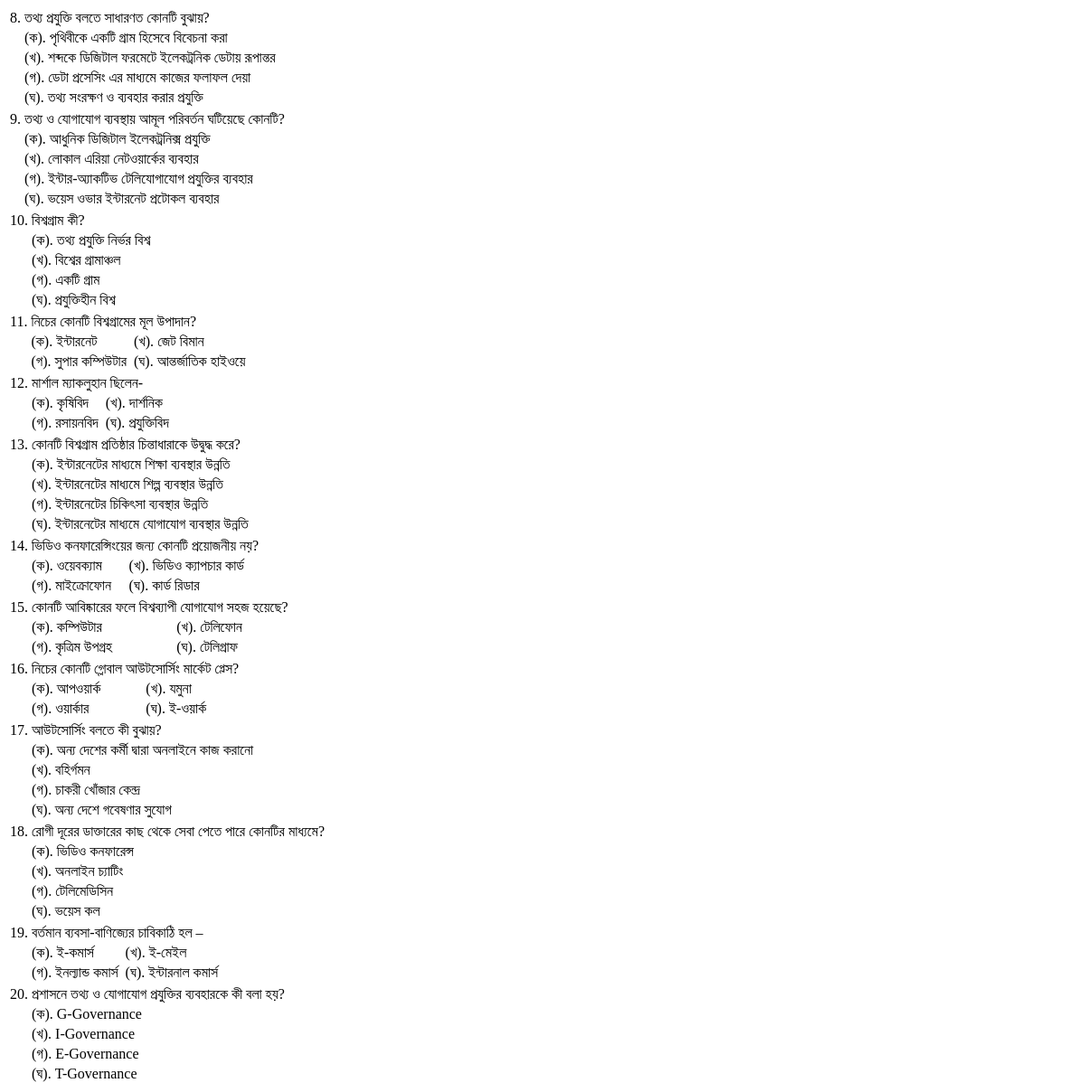
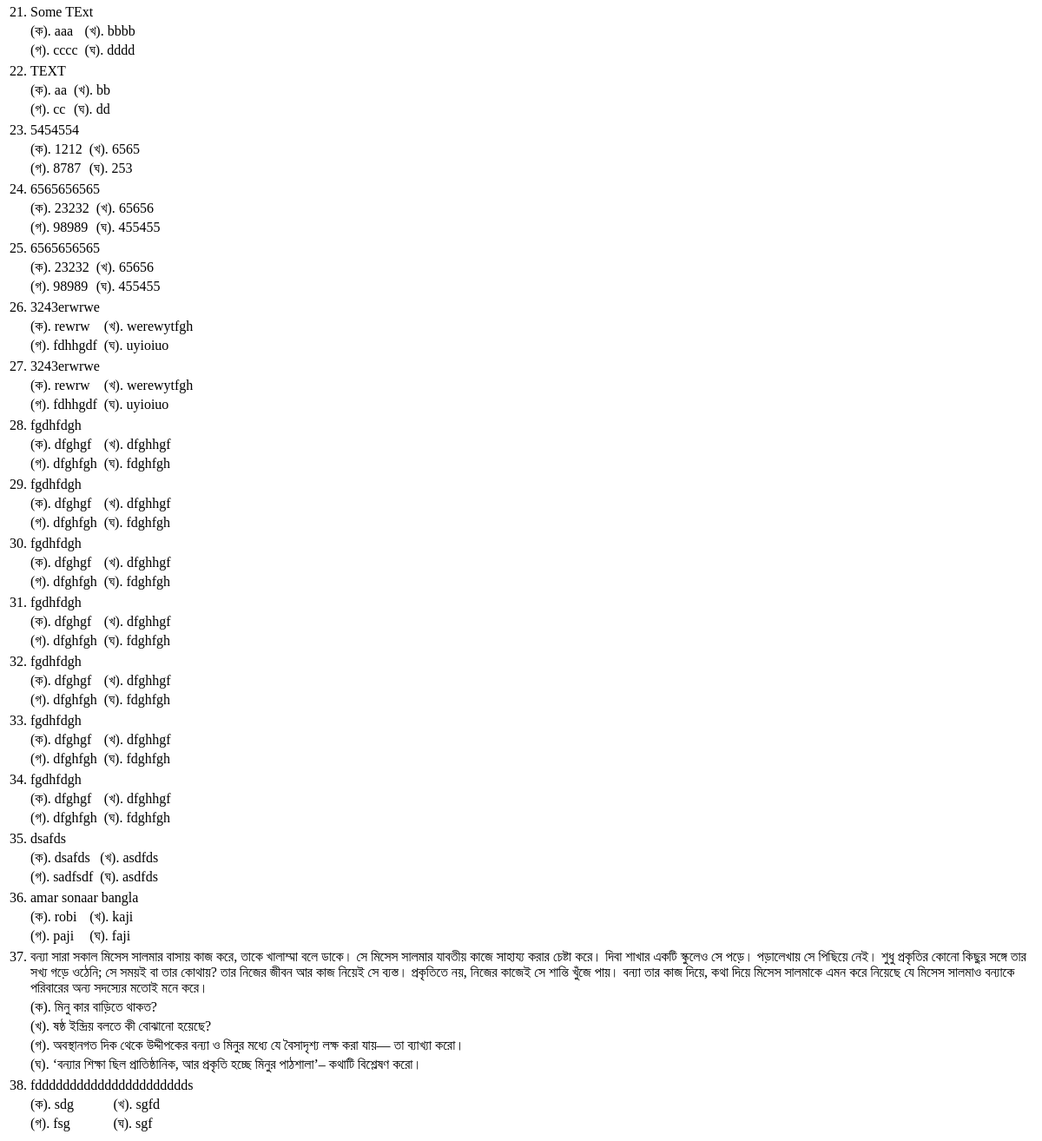
/viewmcq, run on the app's committed database (2 pictures, top to bottom).
### mcqapp/models.py (models this page shows, shortened)
class MCQ(models.Model):
    chapter_field = models.ForeignKey(Chapter, on_delete=models.CASCADE,blank=True,null=True)
    question_text = models.TextField()
    image = models.ImageField(upload_to='images/',blank=True,null=True)
    options_A = models.CharField(max_length=100)
    options_B = models.CharField(max_length=100)
    options_C = models.CharField(max_length=100)
    options_D = models.CharField(max_length=100)
    answer = models.CharField(max_length=10, choices=ANS_OPS)
    status = models.CharField(max_length=10, choices=STATUS)
    is_multiple_select = models .BooleanField(default=False)
    is_active = models.BooleanField(default=True)

### mcqapp/views.py (the view)
# urls.py: path('viewmcq', views.chapter_1_views, name='viewpage' ),
def chapter_1_views(request):
    if request.method=="POST":
        p= request.POST.get('mcq')
        print(p)
    chapter_1_value = MCQ.objects.all
    context = {
        'value':chapter_1_value,
    }
    return render(request,'chapter_1.html', context)

### mcqapp/templates/chapter_1.html (shortened to what this page needs)
<!DOCTYPE html>
<html lang="en">
<head>
</head>
<body>
    {% for val in value %}
    {% if not val.options_A|length > 10 %}
    <table border="0px" sellspacing="0">
        <tr>
            <td valign="top">
                {{val.id}}.
            </td>
            <td colspan="4">{{val.question_text}}</td>
        </tr>
        <tr>
            <td> <br></td>
            <td> (ক). {{val.options_A}} </td>
            <td> <br></td>
            <td> (খ). {{val.options_B}}</td>
        </tr>
        <tr>
            <td> <br></td>
            <td> (গ). {{val.options_C}} </td>
            <td> <br> </td>
            <td> (ঘ). {{val.options_D}}</td>
        </tr>
    </table>
    {% else  %}
    <table border="0px" sellspacing="0">
        <tr>
            <td valign="top">{{val.id}}.</td>
            <td>{{val.question_text}}</td>
        </tr>
        <tr>
            <td><br></td>
            <td> (ক). {{val.options_A}} </td>
        </tr>
        <tr>
            <td><br></td>
            <td> (খ). {{val.options_B}}</td>
        </tr>
        <tr>
            <td><br></td>
            <td> (গ). {{val.options_C}} </td>
        </tr>
        <tr>
            <td><br></td>
            <td> (ঘ). {{val.options_D}}</td>
        </tr>
    </table>
    {% endif %}
        {% endfor %}
    </body>
    </html>

### data on the page
MCQ: id "8", question_text "তথ্য প্রযুক্তি বলতে সাধারণত কোনটি বুঝায়?", options_A "পৃথিবীকে একটি গ্রাম হিসেবে বিবেচনা করা", options_B "শব্দকে ডিজিটাল ফরমেটে ইলেকট্রনিক ডেটায় রূপান্তর", options_C "ডেটা প্রসেসিং এর মাধ্যমে কাজের ফলাফল দেয়া", options_D "তথ্য সংরক্ষণ ও ব্যবহার করার প্রযুক্তি"
MCQ: id "9", question_text "তথ্য ও যোগাযোগ ব্যবস্থায় আমূল পরিবর্তন ঘটিয়েছে কোনটি?", options_A "আধুনিক ডিজিটাল ইলেকট্রনিক্স প্রযুক্তি", options_B "লোকাল এরিয়া নেটওয়ার্কের ব্যবহার", options_C "ইন্টার-অ্যাকটিভ টেলিযোগাযোগ প্রযুক্তির ব্যবহার", options_D "ভয়েস ওভার ইন্টারনেট প্রটোকল ব্যবহার"
MCQ: id "10", question_text "বিশ্বগ্রাম কী?", options_A "তথ্য প্রযুক্তি নির্ভর বিশ্ব", options_B "বিশ্বের গ্রামাঞ্চল", options_C "একটি গ্রাম", options_D "প্রযুক্তিহীন বিশ্ব"
MCQ: id "11", question_text "নিচের কোনটি বিশ্বগ্রামের মূল উপাদান?", options_A "ইন্টারনেট", options_B "জেট বিমান", options_C "সুপার কম্পিউটার", options_D "আন্তর্জাতিক হাইওয়ে"
MCQ: id "12", question_text "মার্শাল ম্যাকলুহান ছিলেন-", options_A "কৃষিবিদ", options_B "দার্শনিক", options_C "রসায়নবিদ", options_D "প্রযুক্তিবিদ"
MCQ: id "13", question_text "কোনটি বিশ্বগ্রাম প্রতিষ্ঠার চিন্তাধারাকে উদ্বুদ্ধ করে?", options_A "ইন্টারনেটের মাধ্যমে শিক্ষা ব্যবস্থার উন্নতি", options_B "ইন্টারনেটের মাধ্যমে শিল্প ব্যবস্থার উন্নতি", options_C "ইন্টারনেটের চিকিৎসা ব্যবস্থার উন্নতি", options_D "ইন্টারনেটের মাধ্যমে যোগাযোগ ব্যবস্থার উন্নতি"
MCQ: id "14", question_text "ভিডিও কনফারেন্সিংয়ের জন্য কোনটি প্রয়োজনীয় নয়?", options_A "ওয়েবক্যাম", options_B "ভিডিও ক্যাপচার কার্ড", options_C "মাইক্রোফোন", options_D "কার্ড রিডার"
MCQ: id "15", question_text "কোনটি আবিষ্কারের ফলে বিশ্বব্যাপী যোগাযোগ সহজ হয়েছে?", options_A "কম্পিউটার", options_B "টেলিফোন", options_C "কৃত্রিম উপগ্রহ", options_D "টেলিগ্রাফ"
MCQ: id "16", question_text "নিচের কোনটি গ্লোবাল আউটসোর্সিং মার্কেট প্লেস?", options_A "আপওয়ার্ক", options_B "যমুনা", options_C "ওয়ার্কার", options_D "ই-ওয়ার্ক"
MCQ: id "17", question_text "আউটসোর্সিং বলতে কী বুঝায়?", options_A "অন্য দেশের কর্মী দ্বারা অনলাইনে কাজ করানো", options_B "বহির্গমন", options_C "চাকরী খোঁজার কেন্দ্র", options_D "অন্য দেশে গবেষণার সুযোগ"
MCQ: id "18", question_text "রোগী দূরের ডাক্তারের কাছ থেকে সেবা পেতে পারে কোনটির মাধ্যমে?", options_A "ভিডিও কনফারেন্স", options_B "অনলাইন চ্যাটিং", options_C "টেলিমেডিসিন", options_D "ভয়েস কল"
MCQ: id "19", question_text "বর্তমান ব্যবসা-বাণিজ্যের চাবিকাঠি হল –", options_A "ই-কমার্স", options_B "ই-মেইল", options_C "ইনল্যান্ড কমার্স", options_D "ইন্টারনাল কমার্স"
MCQ: id "20", question_text "প্রশাসনে তথ্য ও যোগাযোগ প্রযুক্তির ব্যবহারকে কী বলা হয়?", options_A "G-Governance", options_B "I-Governance", options_C "E-Governance", options_D "T-Governance"
MCQ: id "21", question_text "Some TExt", options_A "aaa", options_B "bbbb", options_C "cccc", options_D "dddd"
MCQ: id "22", question_text "TEXT", options_A "aa", options_B "bb", options_C "cc", options_D "dd"
MCQ: id "23", question_text "5454554", options_A "1212", options_B "6565", options_C "8787", options_D "253"
MCQ: id "24", question_text "6565656565", options_A "23232", options_B "65656", options_C "98989", options_D "455455"
MCQ: id "25", question_text "6565656565", options_A "23232", options_B "65656", options_C "98989", options_D "455455"
MCQ: id "26", question_text "3243erwrwe", options_A "rewrw", options_B "werewytfgh", options_C "fdhhgdf", options_D "uyioiuo"
MCQ: id "27", question_text "3243erwrwe", options_A "rewrw", options_B "werewytfgh", options_C "fdhhgdf", options_D "uyioiuo"
MCQ: id "28", question_text "fgdhfdgh", options_A "dfghgf", options_B "dfghhgf", options_C "dfghfgh", options_D "fdghfgh"
MCQ: id "29", question_text "fgdhfdgh", options_A "dfghgf", options_B "dfghhgf", options_C "dfghfgh", options_D "fdghfgh"
MCQ: id "30", question_text "fgdhfdgh", options_A "dfghgf", options_B "dfghhgf", options_C "dfghfgh", options_D "fdghfgh"
MCQ: id "31", question_text "fgdhfdgh", options_A "dfghgf", options_B "dfghhgf", options_C "dfghfgh", options_D "fdghfgh"
MCQ: id "32", question_text "fgdhfdgh", options_A "dfghgf", options_B "dfghhgf", options_C "dfghfgh", options_D "fdghfgh"
MCQ: id "33", question_text "fgdhfdgh", options_A "dfghgf", options_B "dfghhgf", options_C "dfghfgh", options_D "fdghfgh"
MCQ: id "34", question_text "fgdhfdgh", options_A "dfghgf", options_B "dfghhgf", options_C "dfghfgh", options_D "fdghfgh"
MCQ: id "35", question_text "dsafds", options_A "dsafds", options_B "asdfds", options_C "sadfsdf", options_D "asdfds"
MCQ: id "36", question_text "amar sonaar bangla", options_A "robi", options_B "kaji", options_C "paji", options_D "faji"
MCQ: id "37", question_text "বন্যা সারা সকাল মিসেস সালমার বাসায় কাজ করে, তাকে খালাম্মা বলে ডাকে। সে মিসেস সালমার যাবতীয় কাজে সাহায্য করার চেষ্টা করে। দিবা শাখার একটি স্কুলেও সে পড়ে। পড়ালেখায় সে পিছিয়ে নেই। শুধু প্রকৃতির কোনো কিছুর সঙ্গে তার সখ্য গড়ে ওঠেনি; সে সময়ই বা তার কোথায়? তার নিজের জীবন আর কাজ নিয়েই সে ব্যস্ত। প্রকৃতিতে নয়, নিজের কাজেই সে শান্তি খুঁজে পায়। বন্যা তার কাজ দিয়ে, কথা দিয়ে মিসেস সালমাকে এমন করে নিয়েছে যে মিসেস সালমাও বন্যাকে পরিবারের অন্য সদস্যের মতোই মনে করে।", options_A "মিনু কার বাড়িতে থাকত?", options_B "ষষ্ঠ ইন্দ্ৰিয় বলতে কী বোঝানো হয়েছে?", options_C "অবস্থানগত দিক থেকে উদ্দীপকের বন্যা ও মিনুর মধ্যে যে বৈসাদৃশ্য লক্ষ করা যায়— তা ব্যাখ্যা করো।", options_D "‘বন্যার শিক্ষা ছিল প্রাতিষ্ঠানিক, আর প্রকৃতি হচ্ছে মিনুর পাঠশালা’– কথাটি বিশ্লেষণ করো।"
MCQ: id "38", question_text "fdddddddddddddddddddddds", options_A "sdg", options_B "sgfd", options_C "fsg", options_D "sgf"
